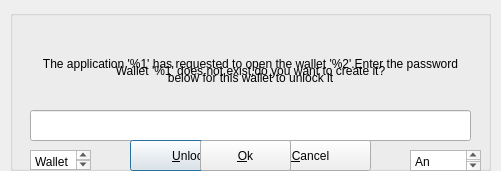
<?xml version="1.0" encoding="UTF-8"?>
<ui version="4.0">
 <class>password_dialog</class>
 <widget class="QDialog" name="password_dialog">
  <property name="geometry">
   <rect>
    <x>0</x>
    <y>0</y>
    <width>501</width>
    <height>171</height>
   </rect>
  </property>
  <property name="windowTitle">
   <string>lxqt wallet service</string>
  </property>
  <property name="windowIcon">
   <iconset>
    <normaloff>lxqt_wallet_icon.png</normaloff>lxqt_wallet_icon.png</iconset>
  </property>
  <widget class="QGroupBox" name="groupBox">
   <property name="geometry">
    <rect>
     <x>10</x>
     <y>10</y>
     <width>481</width>
     <height>161</height>
    </rect>
   </property>
   <property name="title">
    <string/>
   </property>
   <widget class="QLabel" name="labelHeader">
    <property name="geometry">
     <rect>
      <x>20</x>
      <y>20</y>
      <width>441</width>
      <height>81</height>
     </rect>
    </property>
    <property name="text">
     <string>The application '%1' has requested to open the wallet '%2'.Enter the password below for this wallet to unlock it</string>
    </property>
    <property name="alignment">
     <set>Qt::AlignCenter</set>
    </property>
    <property name="wordWrap">
     <bool>true</bool>
    </property>
   </widget>
   <widget class="QLineEdit" name="lineEditKey">
    <property name="geometry">
     <rect>
      <x>20</x>
      <y>100</y>
      <width>441</width>
      <height>31</height>
     </rect>
    </property>
    <property name="echoMode">
     <enum>QLineEdit::Password</enum>
    </property>
   </widget>
   <widget class="QLabel" name="labelWalletDoesNotExist">
    <property name="geometry">
     <rect>
      <x>10</x>
      <y>20</y>
      <width>461</width>
      <height>81</height>
     </rect>
    </property>
    <property name="text">
     <string>Wallet '%1' does not exist,do you want to create it?</string>
    </property>
    <property name="alignment">
     <set>Qt::AlignCenter</set>
    </property>
   </widget>
   <widget class="QTextEdit" name="textEdit_2">
    <property name="geometry">
     <rect>
      <x>20</x>
      <y>140</y>
      <width>61</width>
      <height>20</height>
     </rect>
    </property>
    <property name="html">
     <string>&lt;!DOCTYPE HTML PUBLIC &quot;-//W3C//DTD HTML 4.0//EN&quot; &quot;http://www.w3.org/TR/REC-html40/strict.dtd&quot;&gt;
&lt;html&gt;&lt;head&gt;&lt;meta name=&quot;qrichtext&quot; content=&quot;1&quot; /&gt;&lt;style type=&quot;text/css&quot;&gt;
p, li { white-space: pre-wrap; }
&lt;/style&gt;&lt;/head&gt;&lt;body style=&quot; font-family:'Sans Serif'; font-size:9pt; font-weight:400; font-style:normal;&quot;&gt;
&lt;p style=&quot; margin-top:0px; margin-bottom:0px; margin-left:0px; margin-right:0px; -qt-block-indent:0; text-indent:0px;&quot;&gt;Wallet &lt;span style=&quot; font-weight:600;&quot;&gt;'%1'&lt;/span&gt; does not exist, do you want to create it?&lt;/p&gt;&lt;/body&gt;&lt;/html&gt;</string>
    </property>
   </widget>
   <widget class="QTextEdit" name="textEdit">
    <property name="geometry">
     <rect>
      <x>400</x>
      <y>140</y>
      <width>71</width>
      <height>21</height>
     </rect>
    </property>
    <property name="html">
     <string>&lt;!DOCTYPE HTML PUBLIC &quot;-//W3C//DTD HTML 4.0//EN&quot; &quot;http://www.w3.org/TR/REC-html40/strict.dtd&quot;&gt;
&lt;html&gt;&lt;head&gt;&lt;meta name=&quot;qrichtext&quot; content=&quot;1&quot; /&gt;&lt;style type=&quot;text/css&quot;&gt;
p, li { white-space: pre-wrap; }
&lt;/style&gt;&lt;/head&gt;&lt;body style=&quot; font-family:'Sans Serif'; font-size:9pt; font-weight:400; font-style:normal;&quot;&gt;
&lt;p style=&quot; margin-top:0px; margin-bottom:0px; margin-left:0px; margin-right:0px; -qt-block-indent:0; text-indent:0px;&quot;&gt;An application &lt;span style=&quot; font-weight:600;&quot;&gt;'%1'&lt;/span&gt; has requested to open a wallet&lt;span style=&quot; font-weight:600;&quot;&gt; '%2'&lt;/span&gt;. Enter the password below for this wallet to unlock it.&lt;/p&gt;&lt;/body&gt;&lt;/html&gt;</string>
    </property>
   </widget>
   <widget class="QPushButton" name="pushButtonSend">
    <property name="geometry">
     <rect>
      <x>120</x>
      <y>130</y>
      <width>121</width>
      <height>31</height>
     </rect>
    </property>
    <property name="text">
     <string>&amp;Unlock</string>
    </property>
    <property name="default">
     <bool>true</bool>
    </property>
   </widget>
  </widget>
  <widget class="QPushButton" name="pushButtonCancel">
   <property name="geometry">
    <rect>
     <x>250</x>
     <y>140</y>
     <width>121</width>
     <height>31</height>
    </rect>
   </property>
   <property name="text">
    <string>&amp;Cancel</string>
   </property>
  </widget>
  <widget class="QPushButton" name="pushButtonOK">
   <property name="geometry">
    <rect>
     <x>200</x>
     <y>140</y>
     <width>91</width>
     <height>31</height>
    </rect>
   </property>
   <property name="text">
    <string>ok</string>
   </property>
  </widget>
  <widget class="QPushButton" name="pushButtonOK_2">
   <property name="geometry">
    <rect>
     <x>200</x>
     <y>140</y>
     <width>91</width>
     <height>31</height>
    </rect>
   </property>
   <property name="text">
    <string>&amp;Ok</string>
   </property>
  </widget>
 </widget>
 <resources/>
 <connections/>
</ui>
